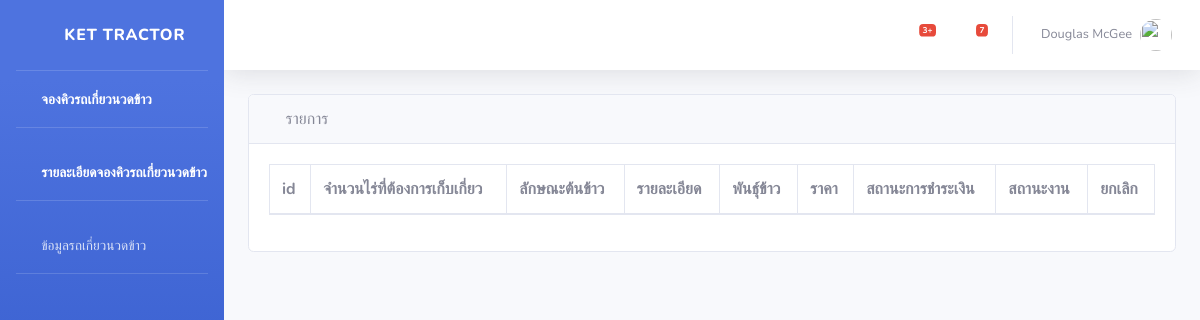
/showWork, run on an earlier commit of the app's database.
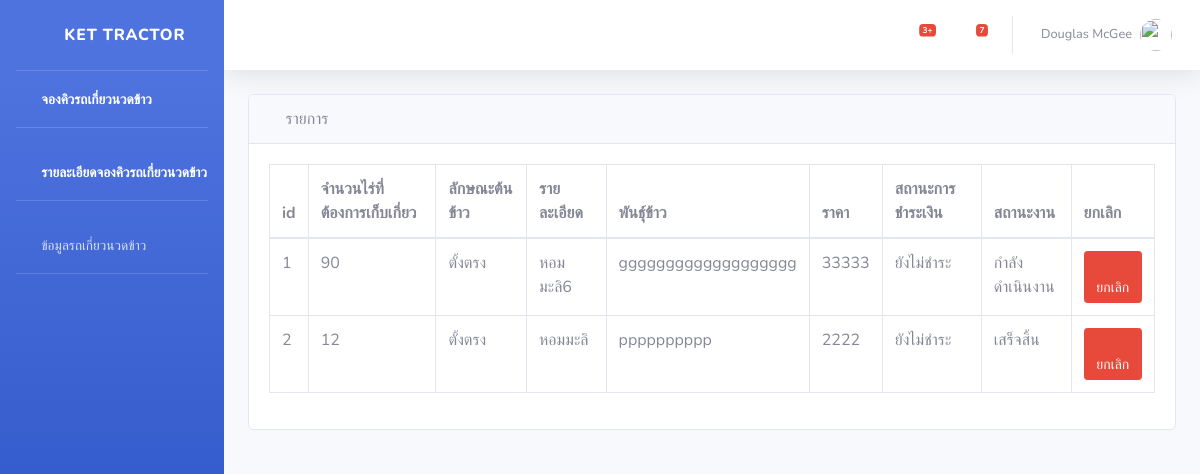
And on a later commit of the database.
### api/models.py (models this page shows, shortened)
class Work(models.Model):
    area = models.CharField(max_length=1000, verbose_name='พื้นที่ (ไร่)')
    rice_type = models.ForeignKey(Rice_type, on_delete=models.CASCADE, null=True, default=1, verbose_name='ลักษณะข้าวที่จะให้เกี่ยว')
    rice = models.CharField(max_length=1000, null=True, verbose_name='พันธุ์ข้าว')
    workDetail = models.TextField(max_length=1000, null=True,  verbose_name='รายละเอียด')
    price = models.CharField(max_length=1000, verbose_name='จำนวนเงิน (บาท)')
    money_status = models.ForeignKey(Money_status, on_delete=models.CASCADE, default=" ", verbose_name='สถานะการชำระเงิน') # ให้นิยามเพิ่มเติม
    work_status = models.ForeignKey(Work_status, on_delete=models.CASCADE, default=" ", verbose_name='สถานะงาน') # รับ ไม่รับ จ่าย
    class Meta:
        verbose_name = 'งานที่ต้องเก็บเกี่ยว'

class Rice_type(models.Model):
    id = models.AutoField(primary_key=True)
    rice_type = models.CharField(max_length=100)
    def __str__(self):
         return f'{self.rice_type}'
    class Meta:
        verbose_name = 'ลักษณะข้าวที่จะให้เกี่ยว'

class Money_status(models.Model):
    id = models.AutoField(primary_key=True)
    money_status = models.CharField(max_length=100, verbose_name = 'สถานะการชำระเงิน')
    def __str__(self):
         return f'{self.money_status}'
    class Meta:
        verbose_name = 'สถานะการชำระเงิน'

class Work_status (models.Model):
    id = models.AutoField(primary_key=True)
    work_status  = models.CharField(max_length=100, verbose_name="สถานะงาน")
    def __str__(self):
         return f'{self.work_status}'
    class Meta:
        verbose_name = 'สถานะงาน'

### api/views.py (the view)
# urls.py: path('showWork',views.showWork),
def showWork(req):
    showWork = Work.objects.all()
    return render(req, 'api/showWork.html', {
        'showWork': showWork,
    })

### api/templates/api/showWork.html (shortened to what this page needs)
{% extends 'api/base.html' %}
{% block content %}
<div id="content-wrapper">
  <div class="container-fluid">
      <div class="card mb-3">
          <div class="card-header">
              <i class="fas fa-table"></i>
              รายการ
          </div>
          <div class="card-body">
               <div class="table-responsive">
                  <table class="table table-bordered" id="dataTable" width="100%" cellspacing="0" align="center">
                      <thead>
                      <tr>
                        <th>id</th>
                          <th>จำนวนไร่ที่ต้องการเก็บเกี่ยว</th>
                          <th>ลักษณะต้นข้าว</th>
                          <th>รายละเอียด</th>
                          <th>พันธุ์ข้าว</th>
                          <th>ราคา</th>
                          <th>สถานะการชำระเงิน</th>
                          <th>สถานะงาน</th>
                          <th>ยกเลิก</th>
                      </tr>
                      </thead>
                      <tbody>
                      {% for showWork in showWork %}
                          <tr>
                            <td>{{ showWork.id }}</td>
                              <td>{{ showWork.area }}</td>
                              <td>{{ showWork.rice_type }}</td>
                              <td>{{ showWork.rice }}</td>
                              <td>{{ showWork.workDetail }}</td>
                              <td>{{ showWork.price }}</td>
                              <td>{{ showWork.money_status }}</td>
                              <td>{{ showWork.work_status }}</td>
                              <td><a class="btn btn-sm btn-danger" href="/deleteshowWork/{{showWork.id}}"><span class="fa fa-trash"></span> ยกเลิก</a></td>
                      {% endfor %}
                      </tbody>
                    </table>
                </div>
                </div>
                </div>
                </div>
                {% endblock %}

What changed in the data, as far as the page shows it:
added Work: id "1", area "90", rice_type "ตั้งตรง", rice "หอมมะลิ6", workDetail "ggggggggggggggggggg", price "33333", money_status "ยังไม่ชำระ", work_status "กำลังดำเนินงาน"
added Work: id "2", area "12", rice_type "ตั้งตรง", rice "หอมมะลิ", workDetail "pppppppppp", price "2222", money_status "ยังไม่ชำระ", work_status "เสร็จสิ้น"
